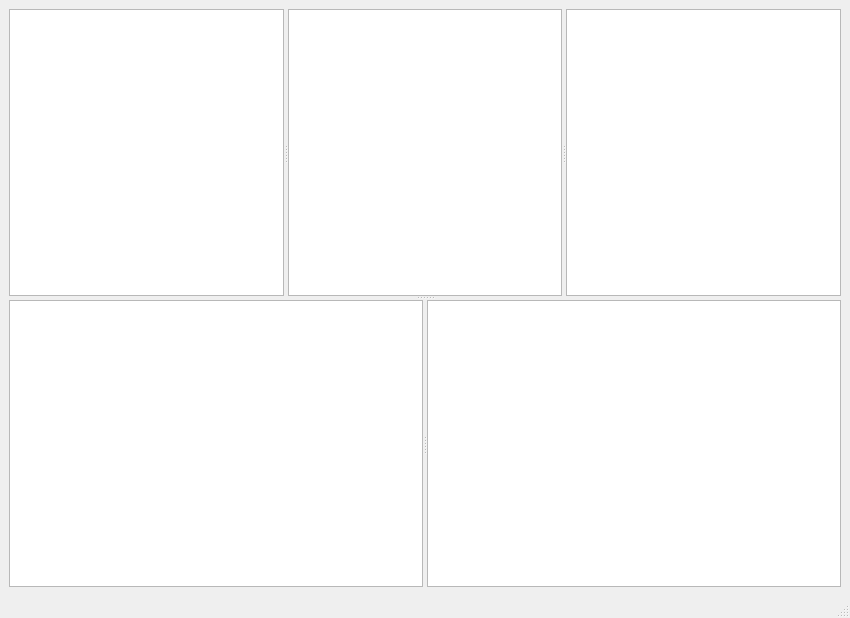
<?xml version="1.0" encoding="UTF-8"?>
<ui version="4.0">
 <class>MainWindow</class>
 <widget class="QMainWindow" name="MainWindow">
  <property name="geometry">
   <rect>
    <x>0</x>
    <y>0</y>
    <width>850</width>
    <height>618</height>
   </rect>
  </property>
  <property name="windowTitle">
   <string>MainWindow</string>
  </property>
  <widget class="QWidget" name="centralwidget">
   <layout class="QVBoxLayout" name="verticalLayout">
    <item>
     <widget class="QSplitter" name="splitter">
      <property name="styleSheet">
       <string notr="true">
</string>
      </property>
      <property name="orientation">
       <enum>Qt::Vertical</enum>
      </property>
      <widget class="QWidget" name="widget_2" native="true">
       <property name="styleSheet">
        <string notr="true"/>
       </property>
       <layout class="QHBoxLayout" name="horizontalLayout">
        <item>
         <widget class="QSplitter" name="splitter_2">
          <property name="orientation">
           <enum>Qt::Horizontal</enum>
          </property>
          <widget class="QListWidget" name="mediaPanel">
           <property name="contextMenuPolicy">
            <enum>Qt::DefaultContextMenu</enum>
           </property>
          </widget>
          <widget class="QPlainTextEdit" name="plainTextEdit_2"/>
          <widget class="QPlainTextEdit" name="plainTextEdit_3"/>
         </widget>
        </item>
       </layout>
      </widget>
      <widget class="QWidget" name="widget" native="true">
       <property name="styleSheet">
        <string notr="true"/>
       </property>
       <layout class="QHBoxLayout" name="horizontalLayout_2">
        <item>
         <widget class="QSplitter" name="splitter_3">
          <property name="orientation">
           <enum>Qt::Horizontal</enum>
          </property>
          <widget class="QPlainTextEdit" name="plainTextEdit_4"/>
          <widget class="QPlainTextEdit" name="plainTextEdit_5"/>
         </widget>
        </item>
       </layout>
      </widget>
     </widget>
    </item>
   </layout>
  </widget>
  <widget class="QMenuBar" name="menubar">
   <property name="geometry">
    <rect>
     <x>0</x>
     <y>0</y>
     <width>850</width>
     <height>26</height>
    </rect>
   </property>
  </widget>
  <widget class="QStatusBar" name="statusbar"/>
 </widget>
 <resources/>
 <connections/>
</ui>
